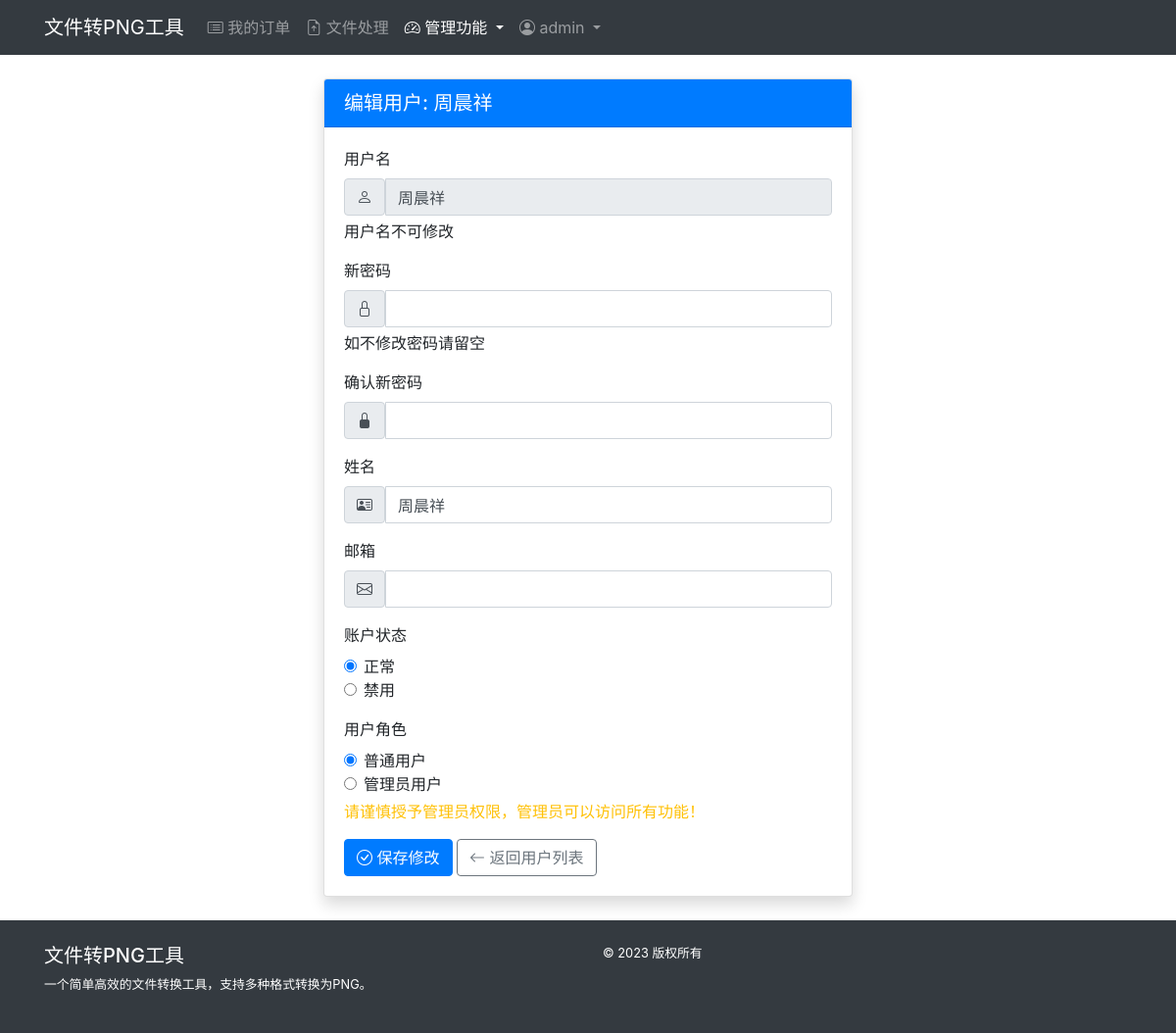
Screenshot of /admin/users/edit/3 (signed in) with the database file from the repository.
### models.py (models this page shows, shortened)
class AdminUser(db.Model):
    __tablename__ = 'admin_user'  # 显式指定表名
    id = db.Column(db.Integer, primary_key=True)
    username = db.Column(db.String(50), unique=True, nullable=False)
    password_hash = db.Column(db.String(128), nullable=False)
    is_admin = db.Column(db.Boolean, default=False)  # 默认为普通用户
    email = db.Column(db.String(100), nullable=True)
    full_name = db.Column(db.String(100), nullable=True)
    created_at = db.Column(db.DateTime, default=datetime.datetime.utcnow)
    last_login = db.Column(db.DateTime, nullable=True)
    is_active = db.Column(db.Boolean, default=True)  # 账户是否激活

### app/admin/routes.py (the view, shortened to what this page needs)
@admin_bp.route('/users/edit/<int:user_id>', methods=['GET', 'POST'])
@admin_required
def edit_user(user_id):
    user = AdminUser.query.get_or_404(user_id)
    admin_self = user.id == session.get('admin_id')
    if admin_self and request.method == 'POST' and request.form.get('is_admin') != 'yes':
        flash('不能移除自己的管理员权限')
        return redirect(url_for('admin.users'))
    return render_template('admin/edit_user.html', user=user, admin_self=admin_self)

### app/__init__.py (called while the page is built)
def setup_template_context(app):
    @app.context_processor
    def inject_now():
        return {'now': datetime.utcnow()}
    @app.context_processor
    def inject_functions():
        from models import AdminUser, Order
        def get_current_user():
            from flask import session
            if 'admin_id' in session:
                return AdminUser.query.get(session['admin_id'])
            return None
        def get_db():
            """获取数据库对象，供模板使用"""
            return db
        def get_active_order(user_id):
            from models import Order
            return Order.query.filter_by(is_active=True, user_id=user_id).first()
        return dict(
            get_current_user=get_current_user,
            get_db=get_db,
            get_active_order=get_active_order,
            Order=Order
        )

### app/admin/routes.py (called while the page is built)
def admin_required(f):
    @wraps(f)
    def decorated_function(*args, **kwargs):
        if 'admin_id' not in session:
            flash('请先登录管理员账号')
            return redirect(url_for('admin.login', next=request.url))
        user = AdminUser.query.get(session['admin_id'])
        if not user or not user.is_admin:
            flash('您没有管理员权限')
            return redirect(url_for('main.index'))
        return f(*args, **kwargs)
    return decorated_function

### app/templates/admin/edit_user.html (shortened to what this page needs)
{% extends "base.html" %}
{% block content %}
<div class="row justify-content-center">
    <div class="col-md-8 col-lg-6">
        <div class="card shadow">
            <div class="card-header bg-primary text-white">
                <h5 class="mb-0">编辑用户: {{ user.username }}</h5>
            </div>
            <div class="card-body">
                <form method="post" action="{{ url_for('admin.edit_user', user_id=user.id) }}">
                    <div class="mb-3">
                        <label for="username" class="form-label">用户名</label>
                        <div class="input-group">
                            <span class="input-group-text"><i class="bi bi-person"></i></span>
                            <input type="text" class="form-control" id="username" value="{{ user.username }}" readonly disabled>
                        </div>
                        <div class="form-text">用户名不可修改</div>
                    </div>
                    <div class="mb-3">
                        <label for="new_password" class="form-label">新密码</label>
                        <div class="input-group">
                            <span class="input-group-text"><i class="bi bi-lock"></i></span>
                            <input type="password" class="form-control" id="new_password" name="new_password">
                        </div>
                        <div class="form-text">如不修改密码请留空</div>
                    </div>
                    <div class="mb-3">
                        <label for="confirm_password" class="form-label">确认新密码</label>
                        <div class="input-group">
                            <span class="input-group-text"><i class="bi bi-lock-fill"></i></span>
                            <input type="password" class="form-control" id="confirm_password" name="confirm_password">
                        </div>
                    </div>
                    <div class="mb-3">
                        <label for="full_name" class="form-label">姓名</label>
                        <div class="input-group">
                            <span class="input-group-text"><i class="bi bi-person-vcard"></i></span>
                            <input type="text" class="form-control" id="full_name" name="full_name" value="{{ user.full_name or '' }}">
                        </div>
                    </div>
                    <div class="mb-3">
                        <label for="email" class="form-label">邮箱</label>
                        <div class="input-group">
                            <span class="input-group-text"><i class="bi bi-envelope"></i></span>
                            <input type="email" class="form-control" id="email" name="email" value="{{ user.email or '' }}">
                        </div>
                    </div>
                    <div class="mb-3">
                        <label class="form-label">账户状态</label>
                        <div class="form-check">
                            <input class="form-check-input" type="radio" name="is_active" id="status_active" value="yes" {% if user.is_active %}checked{% endif %}>
                            <label class="form-check-label" for="status_active">
                                正常
                            </label>
                        </div>
                        <div class="form-check">
                            <input class="form-check-input" type="radio" name="is_active" id="status_inactive" value="no" {% if not user.is_active %}checked{% endif %}>
                            <label class="form-check-label" for="status_inactive">
                                禁用
                            </label>
                        </div>
                    </div>
                    {% if not admin_self %}
                    <div class="mb-3">
                        <label class="form-label">用户角色</label>
                        <div class="form-check">
                            <input class="form-check-input" type="radio" name="is_admin" id="role_user" value="no" {% if not user.is_admin %}checked{% endif %}>
                            <label class="form-check-label" for="role_user">
                                普通用户
                            </label>
                        </div>
                        <div class="form-check">
                            <input class="form-check-input" type="radio" name="is_admin" id="role_admin" value="yes" {% if user.is_admin %}checked{% endif %}>
                            <label class="form-check-label" for="role_admin">
                                管理员用户
                            </label>
                        </div>
                        <div class="form-text text-warning">请谨慎授予管理员权限，管理员可以访问所有功能！</div>
                    </div>
                    {% else %}
                    <div class="alert alert-info">
                        <i class="bi bi-info-circle"></i> 您不能修改自己的管理员权限
                    </div>
                    {% endif %}
                    <div class="d-grid gap-2">
                        <button type="submit" class="btn btn-primary">
                            <i class="bi bi-check-circle me-1"></i> 保存修改
                        </button>
                        <a href="{{ url_for('admin.users') }}" class="btn btn-outline-secondary">
                            <i class="bi bi-arrow-left me-1"></i> 返回用户列表
                        </a>
                    </div>
                </form>
            </div>
        </div>
    </div>
</div>
{% endblock %}

### app/templates/base.html (shortened to what this page needs)
<!DOCTYPE html>
<html lang="zh-CN">
<head>
    <link rel="stylesheet" href="https://cdn.jsdelivr.net/npm/bootstrap@4.6.0/dist/css/bootstrap.min.css">
    <link rel="stylesheet" href="https://cdn.jsdelivr.net/npm/bootstrap-icons@1.10.0/font/bootstrap-icons.css">
    <link rel="stylesheet" href="{{ url_for('static', filename='style.css') }}">
</head>
<body>
    <nav class="navbar navbar-expand-lg navbar-dark bg-dark">
        <div class="container">
            <a class="navbar-brand" href="{{ url_for('main.index') }}">文件转PNG工具</a>
            <div class="collapse navbar-collapse" id="navbarSupportedContent">
                <ul class="navbar-nav me-auto mb-2 mb-lg-0">
                    {% if session.get('admin_id') %}
                    <li class="nav-item">
                        <a class="nav-link {% if request.path == '/orders/' %}active{% endif %}" href="{{ url_for('orders.index') }}">
                            <i class="bi bi-card-list"></i> 我的订单
                        </a>
                    </li>
                    {% set current_user_id = session.get('admin_id') %}
                    {% set active_order = get_active_order(current_user_id) %}
                    <li class="nav-item">
                        {% if active_order %}
                        <a class="nav-link {% if request.path == '/' %}active{% endif %}" href="{{ url_for('main.index') }}">
                            <i class="bi bi-file-earmark-arrow-up"></i> 文件处理
                        </a>
                        {% else %}
                        <a class="nav-link disabled" href="#" tabindex="-1" aria-disabled="true">
                            <i class="bi bi-file-earmark-arrow-up"></i> 文件处理 <small>(请先激活订单)</small>
                        </a>
                        {% endif %}
                    </li>
                    {% if session.get('admin_id') and get_current_user() and get_current_user().is_admin %}
                    <li class="nav-item dropdown">
                        <a class="nav-link dropdown-toggle {% if request.path.startswith('/admin') %}active{% endif %}" href="#" id="adminDropdown" role="button" data-toggle="dropdown" aria-expanded="false">
                            <i class="bi bi-speedometer2"></i> 管理功能
                        </a>
                    </li>
                    {% endif %}
                    {% endif %}
                </ul>
                <ul class="navbar-nav">
                    {% if session.get('admin_id') %}
                    <li class="nav-item dropdown">
                        <a class="nav-link dropdown-toggle" href="#" id="userDropdown" role="button" data-toggle="dropdown" aria-expanded="false">
                            <i class="bi bi-person-circle"></i>
                            {{ session.get('admin_username', '用户') }}
                        </a>
                    </li>
                    {% else %}
                    <li class="nav-item">
                        <a class="nav-link" href="{{ url_for('admin.login') }}">
                            <i class="bi bi-box-arrow-in-right"></i> 登录
                        </a>
                    </li>
                    {% endif %}
                </ul>
            </div>
        </div>
    </nav>
    <div class="container my-4">
        {% block content %}{% endblock %}
    </div>
    <footer class="bg-dark text-white py-4 mt-4">
        <div class="container">
            <div class="row">
                <div class="col-md-6">
                    <h5>文件转PNG工具</h5>
                    <p class="small">一个简单高效的文件转换工具，支持多种格式转换为PNG。</p>
                </div>
                <div class="col-md-6 text-md-end">
                    <p class="small mb-0">&copy; 2023 版权所有</p>
                </div>
            </div>
        </div>
    </footer>
</body>
</html>

### rows the page displays
AdminUser: get "admin"
AdminUser: username "周晨祥", full_name "周晨祥", is_active "☑ 正常", is_active "☐ 禁用", is_admin "☑ 普通用户", is_admin "☐ 管理员用户"
